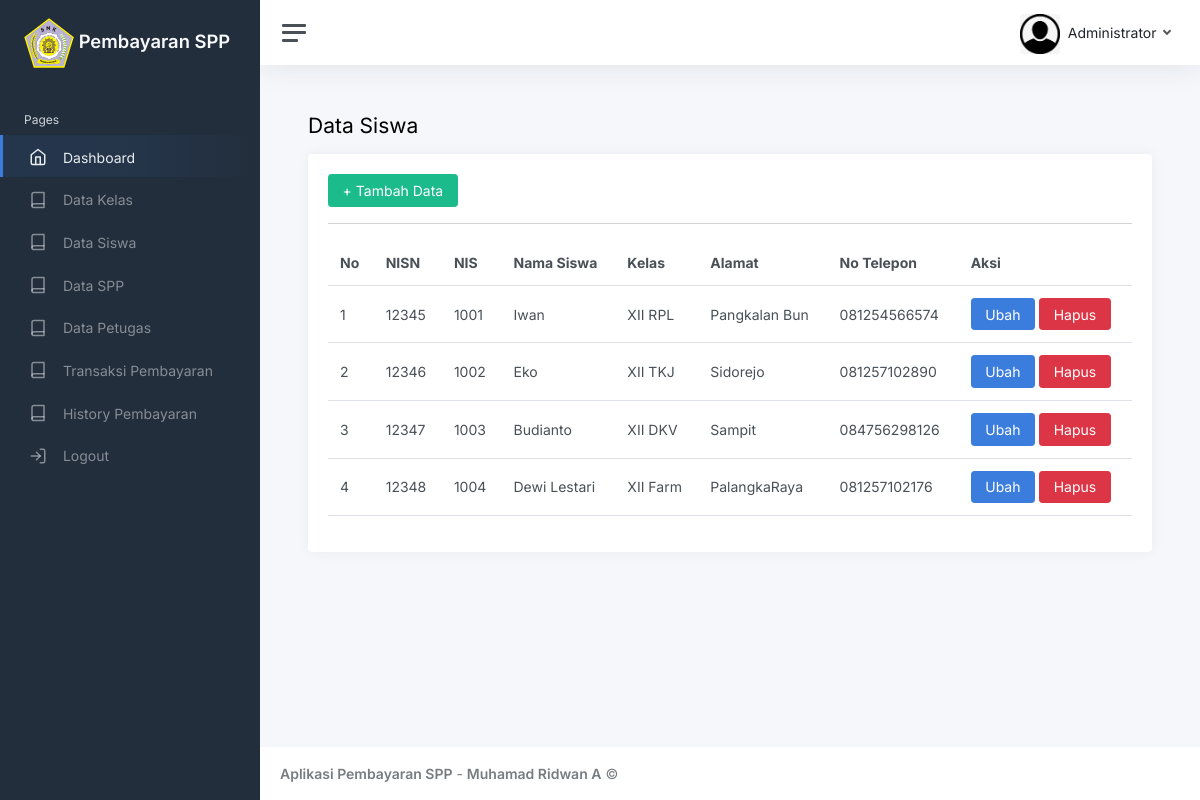
Page /index.php?page=siswa (signed in) on the committed database.
### tables this page shows
CREATE TABLE `siswa` (
  `nisn` char(10) NOT NULL,
  `nis` char(8) DEFAULT NULL,
  `nama` varchar(35) DEFAULT NULL,
  `id_kelas` int(11) DEFAULT NULL,
  `alamat` text DEFAULT NULL,
  `no_telp` varchar(13) DEFAULT NULL,
  `id_spp` int(11) DEFAULT NULL,
  `password` varchar(32) DEFAULT NULL
);

CREATE TABLE `kelas` (
  `id_kelas` int(11) NOT NULL,
  `nama_kelas` varchar(10) DEFAULT NULL,
  `kompetensi_keahlian` varchar(50) DEFAULT NULL
);

### siswa.php (the view)
<h1 class="h3 mb-3">Data Siswa</h1>
<div class="row">
	<div class="col-12">
		<div class="card">
			<div class="card-body">
                <a href="?page=siswa_tambah" class="btn btn-success">+ Tambah Data</a><hr>
                <table class="table">
                    <tr>
                        <th>No</th>
                        <th>NISN</th>
                        <th>NIS</th>
                        <th>Nama Siswa</th>
                        <th>Kelas</th>
                        <th>Alamat</th>
                        <th>No Telepon</th>
                        <th>Aksi</th>
                    </tr>
                    <?php
                    $i = 1;
                    $query = mysqli_query($koneksi, "SELECT*FROM siswa LEFT JOIN kelas on siswa.id_kelas=kelas.id_kelas");
                    while ($data = mysqli_fetch_array($query)) {
                        ?>
                        <tr>
                            <td><?php echo $i; ?></td>
                            <td><?php echo $data['nisn']; ?></td>
                            <td><?php echo $data['nis']; ?></td>
                            <td><?php echo $data['nama']; ?></td>
                            <td><?php echo $data['nama_kelas']; ?></td>
                            <td><?php echo $data['alamat']; ?></td>
                            <td><?php echo $data['no_telp']; ?></td>
                            <td>
                                <a href="?page=siswa_ubah&id=<?php echo $data['nisn']; ?>" class="btn btn-primary">Ubah</a>
                                <a href="?page=siswa_hapus&id=<?php echo $data['nisn']; ?>" class="btn btn-danger">Hapus</a>
                            </td>
                        </tr>
                        <?php
                        $i++;
                    }
                    ?>
                </table>
			</div>
		</div>
	</div>
</div>

### index.php (shortened to what this page needs)
<!DOCTYPE html>
<html lang="en">
<head>
    <link href="css/app.css" rel="stylesheet">
</head>
<body>
    <div class="wrapper">
        <nav id="sidebar" class="sidebar js-sidebar">
        <div class="sidebar-content js-simplebar">
        <a class="sidebar-brand" href="index.php">
            <span class="align-middle"><img src="img/icons/Logo SMK Muhammadiyah.png" alt="" width="50" height="50"> Pembayaran SPP</span>
        </a>
        <ul class="sidebar-nav">
        <li class="sidebar-header">Pages</li>
        <li class="sidebar-item active">
        <a class="sidebar-link" href="index.php">
            <i class="align-middle" data-feather="home"></i> <span class="align-middle">Dashboard</span>
        </a>
        </li>
<?php
    if(isset($_SESSION['user']['level'])){
    if($_SESSION['user']['level'] == 'admin'){
?>
<li class="sidebar-item">
<a class="sidebar-link" href="index.php?page=kelas">
<i class="align-middle" data-feather="book"></i> <span class="align-middle">Data Kelas</span>
</a>
</li>
<li class="sidebar-item">
<a class="sidebar-link" href="index.php?page=siswa">
<i class="align-middle" data-feather="book"></i> <span class="align-middle">Data Siswa</span>
</a>
</li>
<li class="sidebar-item">
<a class="sidebar-link" href="index.php?page=spp">
<i class="align-middle" data-feather="book"></i> <span class="align-middle">Data SPP</span>
</a>
</li>
<li class="sidebar-item">
<a class="sidebar-link" href="index.php?page=petugas">
<i class="align-middle" data-feather="book"></i> <span class="align-middle">Data Petugas</span>
</a>
</li>
    <?php
}
?>
<li class="sidebar-item">
<a class="sidebar-link" href="index.php?page=pembayaran">
<i class="align-middle" data-feather="book"></i> <span class="align-middle">Transaksi Pembayaran</span>
</a>
</li>
    <?php
}
?>
<li class="sidebar-item">
<a class="sidebar-link" href="index.php?page=history">
<i class="align-middle" data-feather="book"></i> <span class="align-middle">History Pembayaran</span>
</a>
</li>
<li class="sidebar-item">
<a class="sidebar-link" href="logout.php">
<i class="align-middle" data-feather="log-in"></i> <span class="align-middle">Logout</span>
</a>
</li>
</ul>
</div>
</nav>
<div class="main">
<nav class="navbar navbar-expand navbar-light navbar-bg">
<a class="sidebar-toggle js-sidebar-toggle">
<i class="hamburger align-self-center"></i>
</a>
<div class="navbar-collapse collapse">
<ul class="navbar-nav navbar-align">
<li class="nav-item dropdown">
<a class="nav-icon dropdown-toggle" href="#" id="alertsDropdown" data-bs-toggle="dropdown">
</a>
<li class="nav-item dropdown">
<a class="nav-link dropdown-toggle d-none d-sm-inline-block" href="#" data-bs-toggle="dropdown">
<img src="img/photos/logo.png" class="avatar img-fluid rounded me-1" alt="Charles Hall" /> <span class="text-dark">
    <?php
        echo isset($_SESSION['user']['nama']) ? $_SESSION['user']['nama'] : $_SESSION['user']['nama_petugas'];
    ?>
</span>
</a>
</li>
</ul>
</div>
</nav>
<main class="content">
<div class="container-fluid p-0">
<?php
$page = isset($_GET['page']) ? $_GET['page'] : 'home';
include $page . '.php';
?>
</div>
</main>
<footer class="footer">
<div class="container-fluid">
<div class="row text-muted">
<div class="col-6 text-start">
<p class="mb-0">
<a class="text-muted" href="https://adminkit.io/" target="_blank"><strong>Aplikasi Pembayaran SPP</strong></a> - <a class="text-muted" href="https://adminkit.io/" target="_blank"><strong>Muhamad Ridwan A</strong></a>								&copy;
</p>
</div>
</div>
</div>
</footer>
</div>
</div>
</body>
</html>

### rows in the picture
siswa: nisn "12345", nis "1001", nama "Iwan", id_kelas.nama_kelas "XII RPL", alamat "Pangkalan Bun", no_telp "081254566574"
siswa: nisn "12346", nis "1002", nama "Eko", id_kelas.nama_kelas "XII TKJ", alamat "Sidorejo", no_telp "081257102890"
siswa: nisn "12347", nis "1003", nama "Budianto", id_kelas.nama_kelas "XII DKV", alamat "Sampit", no_telp "084756298126"
siswa: nisn "12348", nis "1004", nama "Dewi Lestari", id_kelas.nama_kelas "XII Farm", alamat "PalangkaRaya", no_telp "081257102176"

### other values in the picture
$_SESSION['user']['nama_petugas'] "Administrator"
